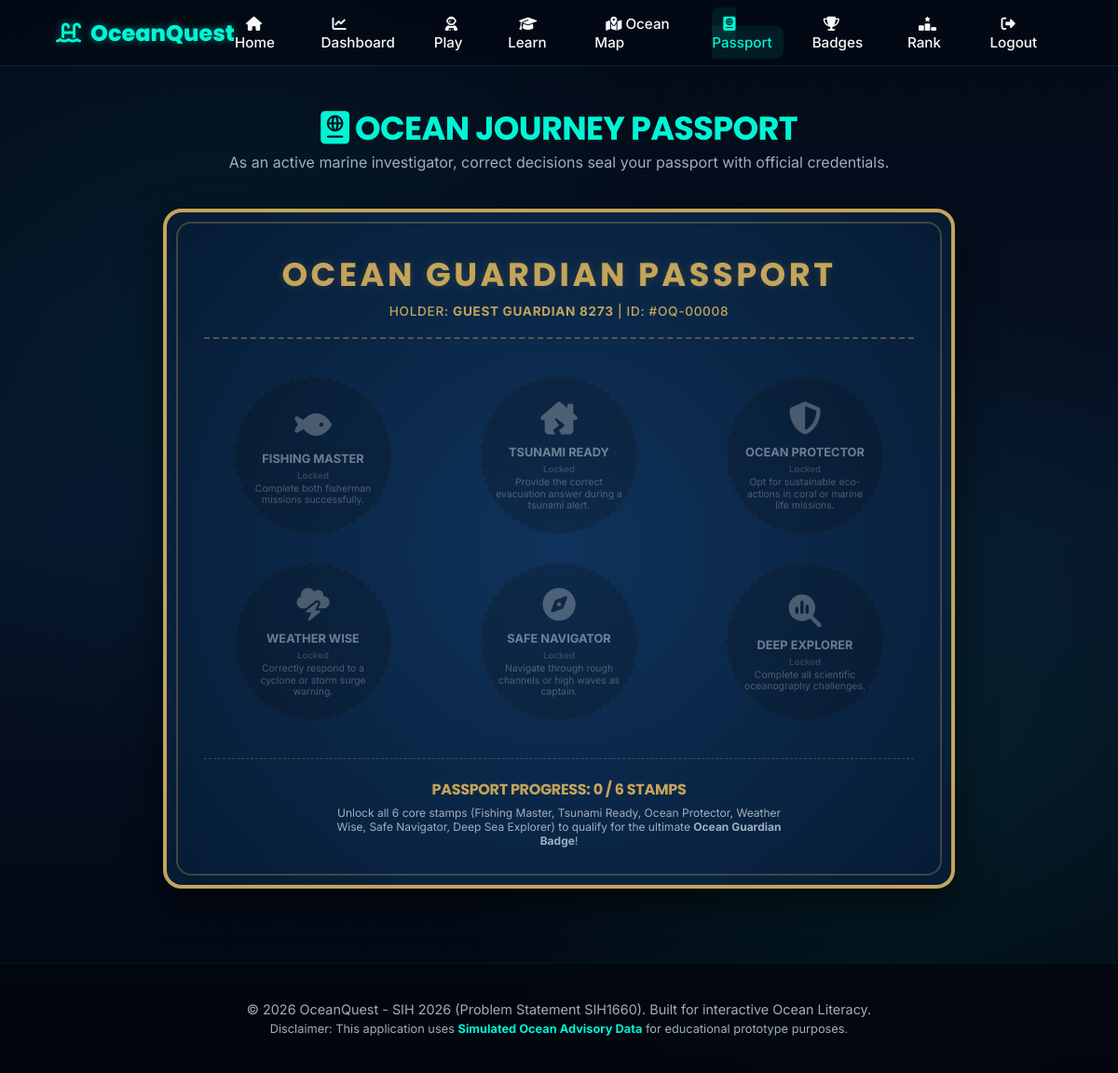
/passport (signed in), run on the app's committed database.
### tables this page shows
CREATE TABLE users (
                id INTEGER PRIMARY KEY AUTOINCREMENT,
                name TEXT NOT NULL,
                username TEXT UNIQUE NOT NULL,
                email TEXT UNIQUE NOT NULL,
                password_hash TEXT NOT NULL,
                selected_role TEXT,
                level INTEGER DEFAULT 1,
                xp INTEGER DEFAULT 0,
                points INTEGER DEFAULT 0,
                streak INTEGER DEFAULT 0,
                ocean_iq INTEGER DEFAULT 0,
                is_guest INTEGER DEFAULT 0,
                is_admin INTEGER DEFAULT 0,
                created_at TIMESTAMP DEFAULT CURRENT_TIMESTAMP
            );

CREATE TABLE stamps (
                id INTEGER PRIMARY KEY AUTOINCREMENT,
                name TEXT NOT NULL,
                description TEXT NOT NULL,
                icon TEXT NOT NULL,
                unlock_requirement TEXT NOT NULL
            );

### app.py (the view)
@app.route('/passport')
def passport():
    if 'user_id' not in session:
        return redirect(url_for('login'))
    user_id = session['user_id']
    with get_db() as conn:
        cursor = conn.cursor()
        cursor.execute("SELECT * FROM users WHERE id = ?", (user_id,))
        user = cursor.fetchone()
        cursor.execute("SELECT * FROM stamps")
        stamps = [dict(r) for r in cursor.fetchall()]
        cursor.execute("SELECT stamp_id, unlocked_at FROM user_stamps WHERE user_id = ?", (user_id,))
        unlocked_rows = cursor.fetchall()
        unlocked_stamp_ids = [r['stamp_id'] for r in unlocked_rows]
        unlock_dates = {}
        for r in unlocked_rows:
            dt = datetime.strptime(r['unlocked_at'][:19], '%Y-%m-%d %H:%M:%S') if len(r['unlocked_at']) >= 19 else datetime.now()
            unlock_dates[r['stamp_id']] = dt.strftime('%d-%b-%Y').upper()
    return render_template('passport.html', user=user, stamps=stamps, unlocked_stamp_ids=unlocked_stamp_ids, unlock_dates=unlock_dates)

### app.py (called while the page is built)
def get_db():
    db = sqlite3.connect(DATABASE)
    db.row_factory = sqlite3.Row
    return db

### templates/passport.html (shortened to what this page needs)
{% extends "base.html" %}
{% block content %}
<div class="container">
    <div style="text-align: center; margin-bottom: 15px;">
        <h1 style="font-size: 2.2rem; color: var(--primary-cyan);"><i class="fa-solid fa-passport"></i> OCEAN JOURNEY PASSPORT</h1>
        <p style="color: var(--text-muted);">As an active marine investigator, correct decisions seal your passport with official credentials.</p>
    </div>
    <div class="passport-book">
        <div class="passport-header">
            <h2>OCEAN GUARDIAN PASSPORT</h2>
            <p style="color: #C4A45A; font-size: 0.85rem; letter-spacing: 0.05em; font-weight: 500; text-transform: uppercase; margin-top: 5px;">
                Holder: <strong>{{ user.name }}</strong> | ID: #OQ-{{ "%05d"|format(user.id) }}
            </p>
        </div>
        <div class="passport-grid">
            {% for stamp in stamps %}
                {% set unlocked = stamp.id in unlocked_stamp_ids %}
                <div class="stamp-slot {% if unlocked %}unlocked{% else %}locked{% endif %}"
                     style="--rot: {{ [-6, -4, -2, 2, 4, 6]|random }}">
                    <div class="stamp-icon">
                        <i class="fa-solid {{ stamp.icon }}"></i>
                    </div>
                    <div class="stamp-name">{{ stamp.name }}</div>
                    {% if unlocked %}
                        <div class="stamp-desc" style="color: #C4A45A;">Approved Decision</div>
                        <div class="stamp-unlocked-date">UNLOCKED: {{ unlock_dates[stamp.id] }}</div>
                    {% else %}
                        <div class="stamp-lock-req">Locked</div>
                        <div class="stamp-desc">{{ stamp.description }}</div>
                    {% endif %}
                </div>
            {% endfor %}
        </div>
        <div class="passport-footer">
            <h4 style="color: #C4A45A; margin-bottom: 5px;">PASSPORT PROGRESS: {{ unlocked_stamp_ids|length }} / {{ stamps|length }} STAMPS</h4>
            <p style="font-size: 0.75rem; color: var(--text-muted); max-width: 500px; margin: 0 auto;">
                Unlock all 6 core stamps (Fishing Master, Tsunami Ready, Ocean Protector, Weather Wise, Safe Navigator, Deep Sea Explorer) to qualify for the ultimate <strong>Ocean Guardian Badge</strong>!
            </p>
        </div>
    </div>
</div>
{% endblock %}

### static/css/style.css (style rules this page uses)
:root { --bg-dark: #030a16; --bg-deep-blue: #071930; --card-bg: rgba(10, 34, 64, 0.45); --border-glow: rgba(0, 245, 212, 0.15); --primary-cyan: #00F5D4; --secondary-blue: #00B4D8; --deep-aqua: #0077B6; --text-light: #F8F9FA; --text-muted: #A0AEC0; --color-safe: #2EC4B6; --color-caution: #FFB703; --color-warning: #FD9E02; --color-danger: #FF4D4D; --font-heading: 'Poppins', sans-serif; --font-body: 'Inter', sans-serif; }
* { box-sizing: border-box; margin: 0; padding: 0; }
body { background-color: var(--bg-dark); background-image: radial-gradient(circle at 20% 30%, rgba(0, 180, 216, 0.08) 0%, transparent 40%), radial-gradient(circle at 80% 70%, rgba(0, 245, 212, 0.08) 0%, transparent 40%), linear-gradient(180deg, #030a16 0%, #071328 50%, #02070f 100%); color: var(--text-light); font-family: var(--font-body); min-height: 100vh; overflow-x: hidden; position: relative; }
h1, h2, h3, h4, h5, h6 { font-family: var(--font-heading); letter-spacing: -0.02em; }
.container { max-width: 1200px; margin: 0 auto; padding: 40px 20px; z-index: 5; position: relative; }

### templates/passport.html (style rules this page uses)
.passport-book { background: radial-gradient(circle at center, #0F335C 0%, #061B33 100%); border: 4px solid #C4A45A; border-radius: 20px; box-shadow: 0 15px 40px rgba(0,0,0,0.6); padding: 40px; position: relative; max-width: 850px; margin: 40px auto; overflow: hidden; }
.passport-book::before { content: ''; position: absolute; top: 10px; left: 10px; right: 10px; bottom: 10px; border: 2px solid rgba(196, 164, 90, 0.3); border-radius: 16px; pointer-events: none; }
.passport-header { text-align: center; margin-bottom: 40px; border-bottom: 2px dashed rgba(196, 164, 90, 0.4); padding-bottom: 20px; }
.passport-header h2 { font-family: var(--font-heading); font-size: 2.2rem; color: #C4A45A; text-shadow: 0 0 10px rgba(196, 164, 90, 0.2); letter-spacing: 0.1em; }
.passport-grid { display: grid; grid-template-columns: repeat(auto-fit, minmax(200px, 1fr)); gap: 30px; }
.stamp-slot { background: rgba(3, 10, 22, 0.5); border: 2px dashed rgba(255,255,255,0.08); border-radius: 50%; width: 170px; height: 170px; margin: 0 auto; display: flex; flex-direction: column; align-items: center; justify-content: center; padding: 15px; position: relative; transition: all 0.3s ease; text-align: center; }
.stamp-slot.locked { filter: grayscale(100%); opacity: 0.4; }
.stamp-slot.locked .stamp-icon { color: var(--text-muted); font-size: 2.2rem; }
.stamp-name { font-size: 0.8rem; font-weight: 700; text-transform: uppercase; margin-top: 8px; color: #FFF; }
.stamp-desc { font-size: 0.65rem; color: var(--text-muted); margin-top: 3px; line-height: 1.2; }
.stamp-lock-req { font-size: 0.6rem; color: var(--color-danger); font-weight: 600; margin-top: 5px; }
.passport-footer { text-align: center; margin-top: 40px; padding-top: 20px; border-top: 1px dashed rgba(196, 164, 90, 0.3); }

### data on the page
users: name "GUEST GUARDIAN 8273", id "00008"
stamps: {{ [-6, -4, -2, 2, 4, 6]|random }} -2 (drawn), name "FISHING MASTER", description "Complete both fisherman missions successfully."
stamps: {{ [-6, -4, -2, 2, 4, 6]|random }} -4 (drawn), name "TSUNAMI READY", description "Provide the correct evacuation answer during a tsunami alert."
stamps: {{ [-6, -4, -2, 2, 4, 6]|random }} 2 (drawn), name "OCEAN PROTECTOR", description "Opt for sustainable eco-actions in coral or marine life missions."
stamps: {{ [-6, -4, -2, 2, 4, 6]|random }} 6 (drawn), name "WEATHER WISE", description "Correctly respond to a cyclone or storm surge warning."
stamps: {{ [-6, -4, -2, 2, 4, 6]|random }} -6 (drawn), name "SAFE NAVIGATOR", description "Navigate through rough channels or high waves as captain."
stamps: {{ [-6, -4, -2, 2, 4, 6]|random }} -6 (drawn), name "DEEP EXPLORER", description "Complete all scientific oceanography challenges."

### other printed values
{{ unlocked_stamp_ids|length }} "0"
{{ stamps|length }} "6"
